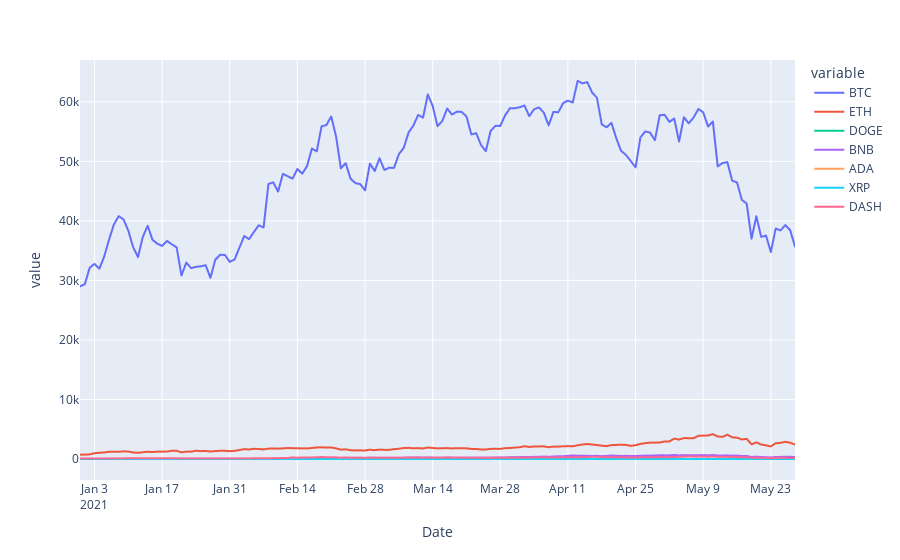

The code cell stored with this chart in its notebook:
### Markdown cell above
The heatmap clearly shows the high correlation between the prices of all cryptocurrencies.

### Code cell
# Let us plot the data using Plotly express.
fig = px.line(crypto, y=["BTC",'ETH','DOGE','BNB','ADA','XRP','DASH'] )
fig.show()

### Figure 1 — Plotly figure (JSON) as saved in the notebook; plotly's stock layout.template omitted (floating-point values rounded to 4 significant figures; data arrays with more than 128 entries replaced by an {"elided": "..."} marker saying what was removed)
{"data": [{"hovertemplate": "variable=BTC<br>Date=%{x}<br>value=%{y}<extra></extra>", "legendgroup": "BTC", "line": {"color": "#636efa", "dash": "solid"}, "marker": {"symbol": "circle"}, "mode": "lines", "name": "BTC", "showlegend": true, "type": "scattergl", "x": {"elided": "149 str values"}, "xaxis": "x", "y": {"elided": "149 float values"}, "yaxis": "y"}, {"hovertemplate": "variable=ETH<br>Date=%{x}<br>value=%{y}<extra></extra>", "legendgroup": "ETH", "line": {"color": "#EF553B", "dash": "solid"}, "marker": {"symbol": "circle"}, "mode": "lines", "name": "ETH", "showlegend": true, "type": "scattergl", "x": {"elided": "149 str values"}, "xaxis": "x", "y": {"elided": "149 float values"}, "yaxis": "y"}, {"hovertemplate": "variable=DOGE<br>Date=%{x}<br>value=%{y}<extra></extra>", "legendgroup": "DOGE", "line": {"color": "#00cc96", "dash": "solid"}, "marker": {"symbol": "circle"}, "mode": "lines", "name": "DOGE", "showlegend": true, "type": "scattergl", "x": {"elided": "149 str values"}, "xaxis": "x", "y": {"elided": "149 float values"}, "yaxis": "y"}, {"hovertemplate": "variable=BNB<br>Date=%{x}<br>value=%{y}<extra></extra>", "legendgroup": "BNB", "line": {"color": "#ab63fa", "dash": "solid"}, "marker": {"symbol": "circle"}, "mode": "lines", "name": "BNB", "showlegend": true, "type": "scattergl", "x": {"elided": "149 str values"}, "xaxis": "x", "y": {"elided": "149 float values"}, "yaxis": "y"}, {"hovertemplate": "variable=ADA<br>Date=%{x}<br>value=%{y}<extra></extra>", "legendgroup": "ADA", "line": {"color": "#FFA15A", "dash": "solid"}, "marker": {"symbol": "circle"}, "mode": "lines", "name": "ADA", "showlegend": true, "type": "scattergl", "x": {"elided": "149 str values"}, "xaxis": "x", "y": {"elided": "149 float values"}, "yaxis": "y"}, {"hovertemplate": "variable=XRP<br>Date=%{x}<br>value=%{y}<extra></extra>", "legendgroup": "XRP", "line": {"color": "#19d3f3", "dash": "solid"}, "marker": {"symbol": "circle"}, "mode": "lines", "name": "XRP", "showlegend": true, "type": "scattergl", "x": {"elided": "149 str values"}, "xaxis": "x", "y": {"elided": "149 float values"}, "yaxis": "y"}, {"hovertemplate": "variable=DASH<br>Date=%{x}<br>value=%{y}<extra></extra>", "legendgroup": "DASH", "line": {"color": "#FF6692", "dash": "solid"}, "marker": {"symbol": "circle"}, "mode": "lines", "name": "DASH", "showlegend": true, "type": "scattergl", "x": {"elided": "149 str values"}, "xaxis": "x", "y": {"elided": "149 float values"}, "yaxis": "y"}], "layout": {"legend": {"title": {"text": "variable"}, "tracegroupgap": 0}, "margin": {"t": 60}, "xaxis": {"anchor": "y", "domain": [0, 1], "title": {"text": "Date"}}, "yaxis": {"anchor": "x", "domain": [0, 1], "title": {"text": "value"}}}}
